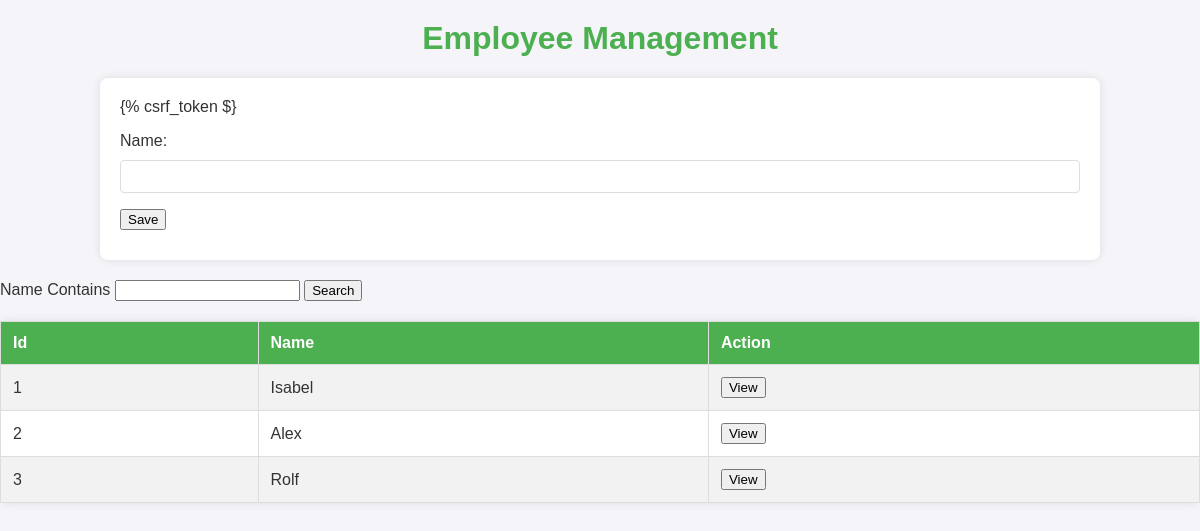
Page /app/Employee/ on the committed database.
### app/models.py (models this page shows, shortened)
class Employee (models.Model):
    name = models.CharField(max_length = 20)

### app/views.py (the view)
# urls.py: path('Employee/', views.Employeeview),
def Employeeview(request):
    Employees = Employee.objects.all()
    if request.method == 'POST':
        form = EmployeeForm(request.POST)
        if form.is_valid():
            form.save()
    else:
        form = EmployeeForm()
    context = {'form':form, 'Employs':Employees}
    return render(request, 'Employee.html', context)

### app/forms.py
class  EmployeeForm (forms.ModelForm) :
    class Meta:
        model = Employee
        fields = '__all__'

### app/templates/Employee.html (shortened to what this page needs)
<html>
<h1>Employee Management</h1>
<head>
</head>
<form method="POST">
    {% csrf_token $}
    {{form.as_p}}
    <input type="submit" value="Save">
</form>
<label>Name Contains</label>
<input/>
<button>Search</button>
<table border="1">
<tr>
<th>Id</th>
<th>Name</th>
<th>Action</th>
</tr>
{% for Employee in Employs %}
<tr>
    <td>{{Employee.id}}</td>
    <td>{{Employee.name}}</td>
    <td><button>View</button></td>
</tr>
</table>
</html>

### app/templates/Employee.html (style rules this page uses)
h1 { text-align: center; margin-top: 20px; color: #4CAF50; }
form, table, .pagination { width: 80%; margin: 20px auto; background: #fff; padding: 20px; box-shadow: 0 0 10px rgba(0, 0, 0, 0.1); border-radius: 8px; }
form label, form input, form button { display: block; margin: 10px 0; }
form input[type="text"] { width: 100%; padding: 8px; box-sizing: border-box; border: 1px solid #ddd; border-radius: 4px; }
table { border-collapse: collapse; width: 100%; margin-top: 20px; }
table, th, td { border: 1px solid #ddd; }
th, td { padding: 12px; text-align: left; }
th { background-color: #4CAF50; color: white; }
tr:nth-child(even) { background-color: #f2f2f2; }

### rows in the picture
Employee: id "1", name "Isabel"
Employee: id "2", name "Alex"
Employee: id "3", name "Rolf"
